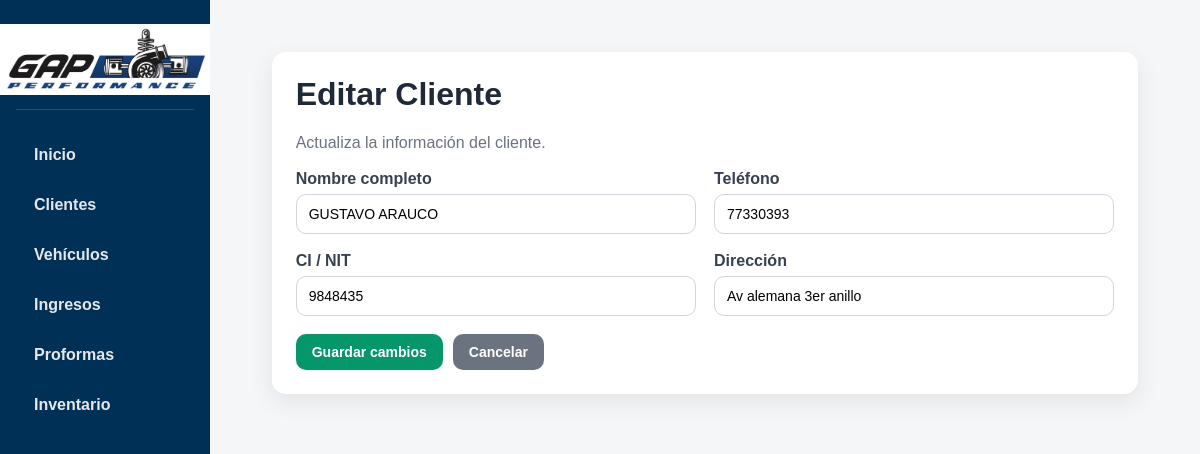
/clientes/10/editar, run on the app's committed database.
### tables this page shows
CREATE TABLE clientes (
    id_cliente INTEGER PRIMARY KEY AUTOINCREMENT,
    nombre_completo TEXT NOT NULL,
    telefono TEXT NOT NULL,
    ci_nit TEXT,
    direccion TEXT
);

### app.py (the view, shortened to what this page needs)
@app.route("/clientes/<int:id_cliente>/editar", methods=["GET", "POST"])
def editar_cliente(id_cliente):
    conexion = conectar_db()
    cursor = conexion.cursor()
    cursor.execute("SELECT * FROM clientes WHERE id_cliente = ?", (id_cliente,))
    cliente = cursor.fetchone()
    conexion.close()
    return render_template("editar_cliente.html", cliente=cliente)

### app.py (called while the page is built)
def conectar_db():
    conexion = sqlite3.connect("taller.db")
    conexion.row_factory = sqlite3.Row
    return conexion

### templates/editar_cliente.html (shortened to what this page needs)
{% extends "base.html" %}
{% block content %}
<div class="card">
    <div class="page-header">
        <div>
            <h1>Editar Cliente</h1>
            <p>Actualiza la información del cliente.</p>
        </div>
    </div>
    <form method="POST">
        <div class="form-grid">
            <div class="form-group">
                <label>Nombre completo</label>
                <input type="text" name="nombre_completo" value="{{ cliente['nombre_completo'] }}" required>
            </div>
            <div class="form-group">
                <label>Teléfono</label>
                <input type="text" name="telefono" value="{{ cliente['telefono'] }}" required>
            </div>
            <div class="form-group">
                <label>CI / NIT</label>
                <input type="text" name="ci_nit" value="{{ cliente['ci_nit'] or '' }}">
            </div>
            <div class="form-group">
                <label>Dirección</label>
                <input type="text" name="direccion" value="{{ cliente['direccion'] or '' }}">
            </div>
        </div>
        <div class="form-actions">
            <button class="btn btn-success" type="submit">Guardar cambios</button>
            <a class="btn btn-secondary" href="/clientes">Cancelar</a>
        </div>
    </form>
</div>
{% endblock %}

### static/style.css (style rules this page uses)
* { box-sizing: border-box; }
body { margin: 0; font-family: Arial, Helvetica, sans-serif; background-color: #f4f6f8; color: #1f2937; }
a { text-decoration: none; }
h1, h2, h3 { margin-top: 0; }
.card { background: white; border-radius: 14px; padding: 24px; box-shadow: 0 8px 24px rgba(0, 0, 0, 0.08); margin-bottom: 24px; }
.btn { display: inline-block; padding: 10px 16px; border: none; border-radius: 10px; cursor: pointer; font-size: 14px; font-weight: bold; transition: 0.2s; }
.btn-secondary { background: #6b7280; color: white; }
.btn-success { background: #059669; color: white; }
.form-grid { display: grid; grid-template-columns: 1fr 1fr; gap: 18px; }
.form-group { display: flex; flex-direction: column; }
label { font-weight: bold; margin-bottom: 6px; color: #374151; }
input, select, textarea { width: 100%; padding: 11px 12px; border: 1px solid #d1d5db; border-radius: 10px; background: #fff; font-size: 14px; transition: 0.2s; }
.form-actions { margin-top: 18px; display: flex; gap: 10px; flex-wrap: wrap; }
.page-header { display: flex; justify-content: space-between; align-items: center; gap: 12px; flex-wrap: wrap; margin-bottom: 18px; }
.page-header p { margin: 0; color: #6b7280; }

### data on the page
clientes: nombre_completo "GUSTAVO ARAUCO", telefono "77330393", ci_nit "9848435", direccion "Av alemana 3er anillo"
